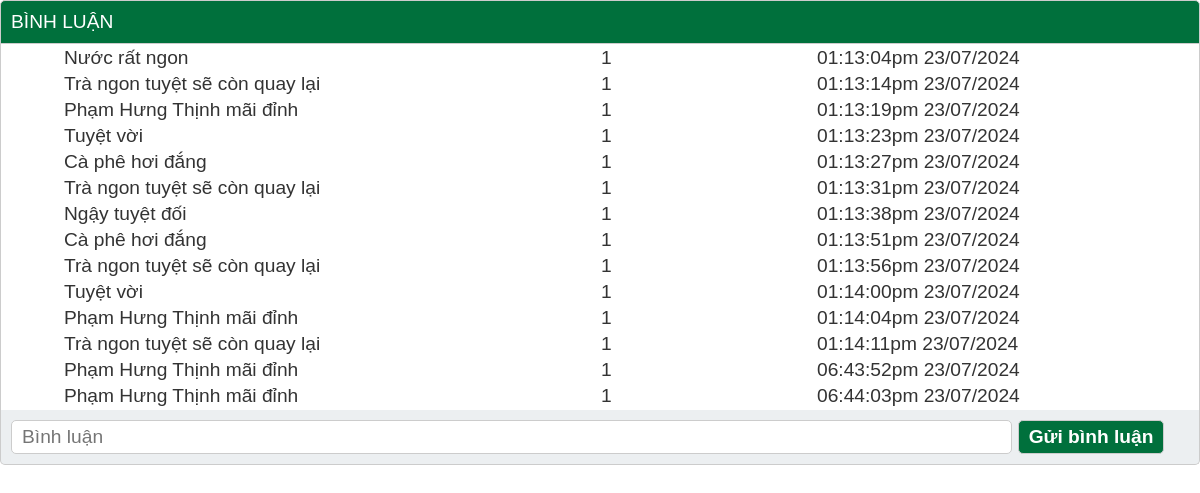
Screenshot of /view/binhluan/binhluanform.php?idpro=3 with the database file from the repository.
### tables this page shows
CREATE TABLE `binhluan` (
  `id` int NOT NULL,
  `noidung` varchar(255) NOT NULL,
  `iduser` int NOT NULL,
  `idpro` int NOT NULL,
  `ngaybinhluan` varchar(30) NOT NULL
);

### model/pdo.php (called while the page is built, shortened)
<?php
function pdo_get_connection(){
    $dburl = "mysql:host=localhost;dbname=web2041_ph52516;charset=utf8";
    $username = 'root';
    $password = '';
    $conn = new PDO($dburl, $username, $password);
    $conn->setAttribute(PDO::ATTR_ERRMODE, PDO::ERRMODE_EXCEPTION);
    return $conn;
}
function pdo_query($sql){
    $sql_args = array_slice(func_get_args(), 1);
    try{
        $conn = pdo_get_connection();
        $stmt = $conn->prepare($sql);
        $stmt->execute($sql_args);
        $rows = $stmt->fetchAll();
        return $rows;
    }
    catch(PDOException $e){
        throw $e;
    }
    finally{
        unset($conn);
    }
}

### model/binhluan.php (called while the page is built, shortened)
<?php
    function loadall_binhluan($idpro){
        $sql = "SELECT * FROM binhluan WHERE 1 ";
        if($idpro>0) $sql.=" AND idpro='".$idpro."'";
        else $sql.=" ORDER BY id DESC";
        $listbl = pdo_query($sql);
        return $listbl;
    }
?>

### view/binhluan/binhluanform.php (the view, shortened to what this page needs)
<?php
    include "../../model/pdo.php";
    include "../../model/binhluan.php";
    $idpro = $_REQUEST['idpro'];
    $dsbl = loadall_binhluan($idpro);
?>
<!DOCTYPE html>
<html lang="en">
<head>
    <link rel="stylesheet" href="../css/style.css">
</head>
<body>
<div class="row mb">
    <div class="boxtitle">BÌNH LUẬN</div>
    <div class="boxcontent2 binhluan">
        <table>
            <?php
                foreach($dsbl as $bl){
                    extract($bl);
                    echo '<tr><td>'.$noidung.'</td>';
                    echo '<td>'.$iduser.'</td>';
                    echo '<td>'.$ngaybinhluan.'</td></tr>';
                }
            ?>
        </table>
    </div>
    <div class="boxfooter searchbox">
        <form action="<?=$_SERVER['PHP_SELF'];?>" method="post">
            <input type="text" name="noidung" placeholder="Bình luận" id="inputdb">
            <input type="submit" name="guibinhluan" value="Gửi bình luận">
        </form>
    </div>
</div>
</body>
</html>

### view/css/style.css (style rules this page uses)
* { box-sizing: border-box; font-family: sans-serif; font-size: 0.8vw; }
.row { float: left; width: 100%; }
.mb { margin-bottom: 20px; }
.boxtitle { color: white; padding: 10px; background-color: #00703c; border-top-left-radius: 5px; border-top-right-radius: 5px; border: 1px solid #ccc; }
.boxcontent2 { border-left: 1px solid #ccc; border-right: 1px solid #ccc; }
.boxfooter { padding: 10px; background-color: #eceff1; border-bottom-left-radius: 5px; border-bottom-right-radius: 5px; border-left: 1px solid #ccc; border-right: 1px solid #ccc; border-bottom: 1px solid #ccc; }
.searchbox input[type="text"] { width: 65%; padding: 5px 10px; background-color: #fff; border: 1px solid #ccc; border-radius: 5px; outline: 0; }
.cart input[type="button"], .searchbox input[type="submit"] { border-radius: 5px; padding: 5px 10px; background-color: #00703c; border: 1px solid #ccc; color: white; font-weight: bold; }

### view/binhluan/binhluanform.php (style rules this page uses)
body { margin: 0; }
* { font-size: 1.6vw; color: #333; }
.binhluan table { width: 90%; margin-left: 5%; }
.binhluan table td:nth-child(1) { width: 50%; }
.binhluan table td:nth-child(2) { width: 20%; }
.binhluan table td:nth-child(3) { width: 30%; }
#inputdb { width: 85% !important; }

### rows the page displays
binhluan: noidung "Nước rất ngon", iduser "1", ngaybinhluan "01:13:04pm 23/07/2024"
binhluan: noidung "Trà ngon tuyệt sẽ còn quay lại", iduser "1", ngaybinhluan "01:13:14pm 23/07/2024"
binhluan: noidung "Phạm Hưng Thịnh mãi đỉnh", iduser "1", ngaybinhluan "01:13:19pm 23/07/2024"
binhluan: noidung "Tuyệt vời", iduser "1", ngaybinhluan "01:13:23pm 23/07/2024"
binhluan: noidung "Cà phê hơi đắng", iduser "1", ngaybinhluan "01:13:27pm 23/07/2024"
binhluan: noidung "Trà ngon tuyệt sẽ còn quay lại", iduser "1", ngaybinhluan "01:13:31pm 23/07/2024"
binhluan: noidung "Ngậy tuyệt đối", iduser "1", ngaybinhluan "01:13:38pm 23/07/2024"
binhluan: noidung "Cà phê hơi đắng", iduser "1", ngaybinhluan "01:13:51pm 23/07/2024"
binhluan: noidung "Trà ngon tuyệt sẽ còn quay lại", iduser "1", ngaybinhluan "01:13:56pm 23/07/2024"
binhluan: noidung "Tuyệt vời", iduser "1", ngaybinhluan "01:14:00pm 23/07/2024"
binhluan: noidung "Phạm Hưng Thịnh mãi đỉnh", iduser "1", ngaybinhluan "01:14:04pm 23/07/2024"
binhluan: noidung "Trà ngon tuyệt sẽ còn quay lại", iduser "1", ngaybinhluan "01:14:11pm 23/07/2024"
binhluan: noidung "Phạm Hưng Thịnh mãi đỉnh", iduser "1", ngaybinhluan "06:43:52pm 23/07/2024"
binhluan: noidung "Phạm Hưng Thịnh mãi đỉnh", iduser "1", ngaybinhluan "06:44:03pm 23/07/2024"
